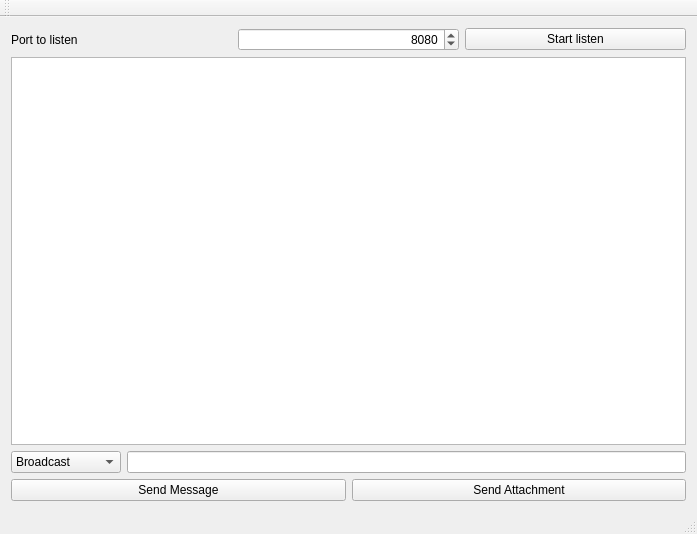
<?xml version="1.0" encoding="UTF-8"?>
<ui version="4.0">
 <class>MainWindow</class>
 <widget class="QMainWindow" name="MainWindow">
  <property name="geometry">
   <rect>
    <x>0</x>
    <y>0</y>
    <width>697</width>
    <height>534</height>
   </rect>
  </property>
  <property name="windowTitle">
   <string>QTCPServer</string>
  </property>
  <property name="styleSheet">
   <string notr="true"/>
  </property>
  <widget class="QWidget" name="centralWidget">
   <layout class="QGridLayout" name="gridLayout">
    <item row="1" column="0">
     <widget class="QTextBrowser" name="textBrowser_receivedMessages">
      <property name="styleSheet">
       <string notr="true"/>
      </property>
     </widget>
    </item>
    <item row="2" column="0">
     <layout class="QGridLayout" name="gridLayout_2">
      <item row="1" column="0">
       <widget class="QPushButton" name="pushButton_sendMessage">
        <property name="minimumSize">
         <size>
          <width>0</width>
          <height>0</height>
         </size>
        </property>
        <property name="styleSheet">
         <string notr="true"/>
        </property>
        <property name="text">
         <string>Send Message</string>
        </property>
       </widget>
      </item>
      <item row="1" column="1">
       <widget class="QPushButton" name="pushButton_sendAttachment">
        <property name="styleSheet">
         <string notr="true"/>
        </property>
        <property name="text">
         <string>Send Attachment</string>
        </property>
        <property name="flat">
         <bool>false</bool>
        </property>
       </widget>
      </item>
      <item row="0" column="0" colspan="2">
       <layout class="QHBoxLayout" name="horizontalLayout">
        <item>
         <widget class="QComboBox" name="comboBox_receiver">
          <property name="minimumSize">
           <size>
            <width>110</width>
            <height>0</height>
           </size>
          </property>
          <item>
           <property name="text">
            <string>Broadcast</string>
           </property>
          </item>
         </widget>
        </item>
        <item>
         <widget class="QLineEdit" name="lineEdit_message">
          <property name="minimumSize">
           <size>
            <width>150</width>
            <height>0</height>
           </size>
          </property>
          <property name="styleSheet">
           <string notr="true"/>
          </property>
         </widget>
        </item>
       </layout>
      </item>
     </layout>
    </item>
    <item row="0" column="0">
     <layout class="QHBoxLayout" name="horizontalLayout_2">
      <item>
       <widget class="QLabel" name="label">
        <property name="text">
         <string>Port to listen</string>
        </property>
       </widget>
      </item>
      <item>
       <widget class="QSpinBox" name="port">
        <property name="alignment">
         <set>Qt::AlignRight|Qt::AlignTrailing|Qt::AlignVCenter</set>
        </property>
        <property name="maximum">
         <number>999999</number>
        </property>
        <property name="value">
         <number>8080</number>
        </property>
       </widget>
      </item>
      <item>
       <widget class="QPushButton" name="pushButton_startListen">
        <property name="text">
         <string>Start listen</string>
        </property>
       </widget>
      </item>
     </layout>
    </item>
   </layout>
  </widget>
  <widget class="QMenuBar" name="menuBar">
   <property name="geometry">
    <rect>
     <x>0</x>
     <y>0</y>
     <width>697</width>
     <height>22</height>
    </rect>
   </property>
  </widget>
  <widget class="QToolBar" name="mainToolBar">
   <attribute name="toolBarArea">
    <enum>TopToolBarArea</enum>
   </attribute>
   <attribute name="toolBarBreak">
    <bool>false</bool>
   </attribute>
  </widget>
  <widget class="QStatusBar" name="statusBar"/>
 </widget>
 <layoutdefault spacing="6" margin="11"/>
 <resources/>
 <connections/>
</ui>
